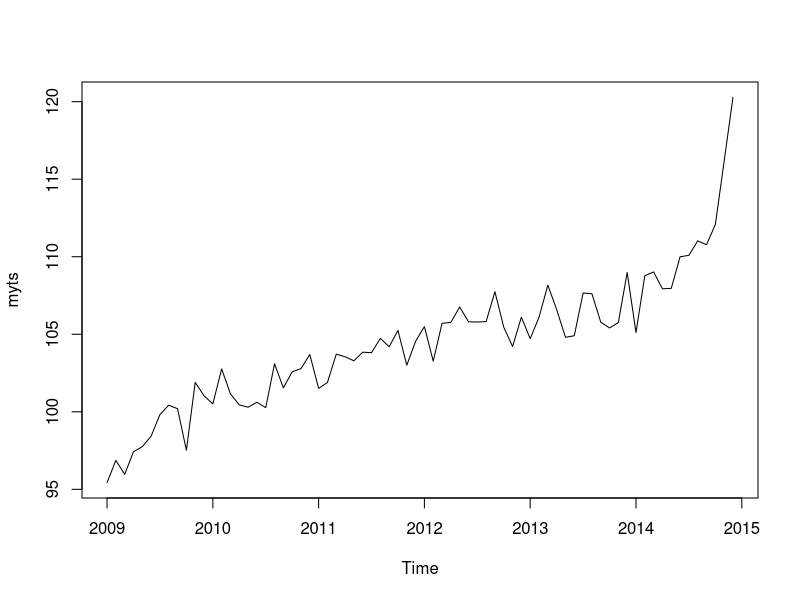
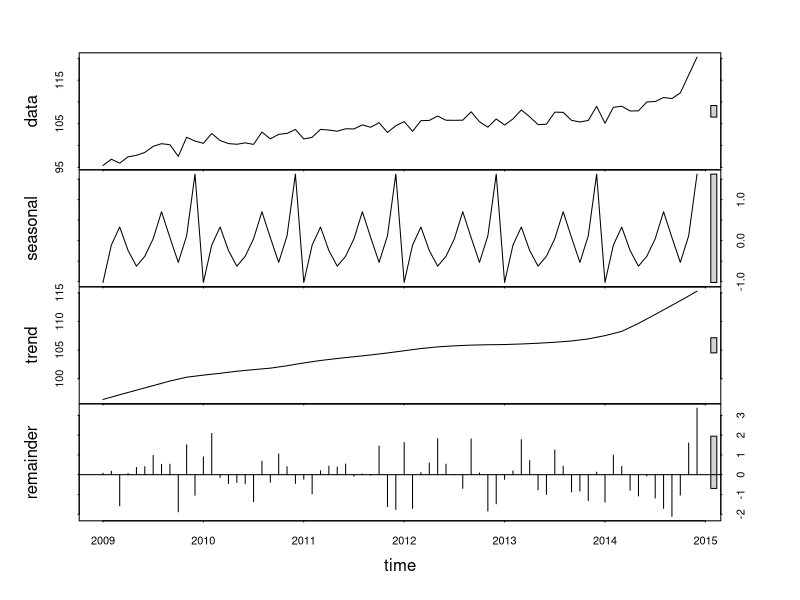
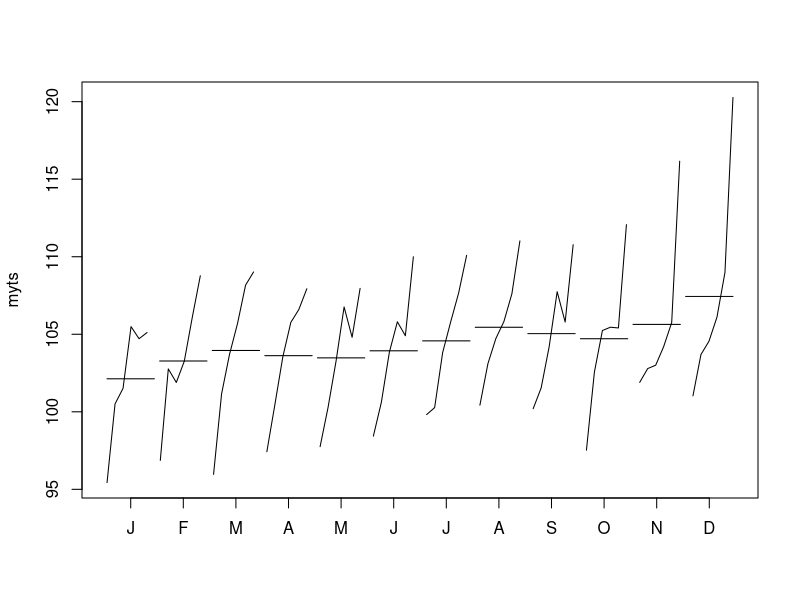
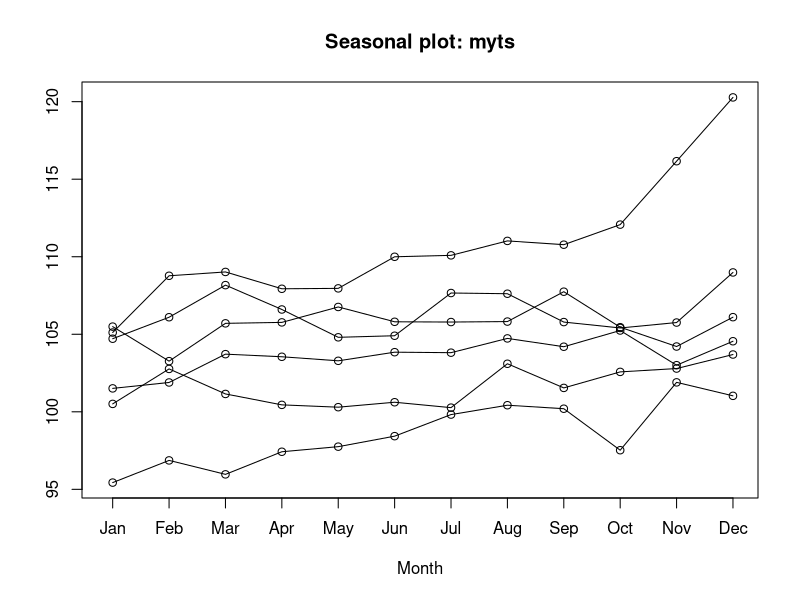

Write the R code that produced these figures, in order. (Note: this script raises an error after producing the figures.)
## ---- chunk 1
library(forecast)
## ---- chunk 2
# save a numeric vector containing 72 monthly observations
# from Jan 2009 to Dec 2014 as a time series object
myvector <- sort(rnorm(72,100,4)) + rnorm(72,5,1)
myts <- ts(myvector, start=c(2009, 1), end=c(2014, 12), frequency=12) 

# subset the time series (June 2014 to December 2014)
myts2 <- window(myts, start=c(2014, 6), end=c(2014, 12)) 

# plot series
plot(myts)

## ---- chunk 3
# Seasonal decomposition
fit <- stl(myts, s.window="period")
plot(fit)


## ---- chunk 4
# additional plots
monthplot(myts)
library(forecast)
seasonplot(myts)
## ---- chunk 5
# simple exponential - models level
fit <- HoltWinters(myts, beta=FALSE, gamma=FALSE)
# double exponential - models level and trend
fit <- HoltWinters(myts, gamma=FALSE)
# triple exponential - models level, trend, and seasonal components
fit <- HoltWinters(myts)


## ---- chunk 6
# predictive accuracy
library(forecast)
accuracy(fit)

# predict next three future values
library(forecast)
forecast(fit, 3)
plot(forecast(fit, 3))
